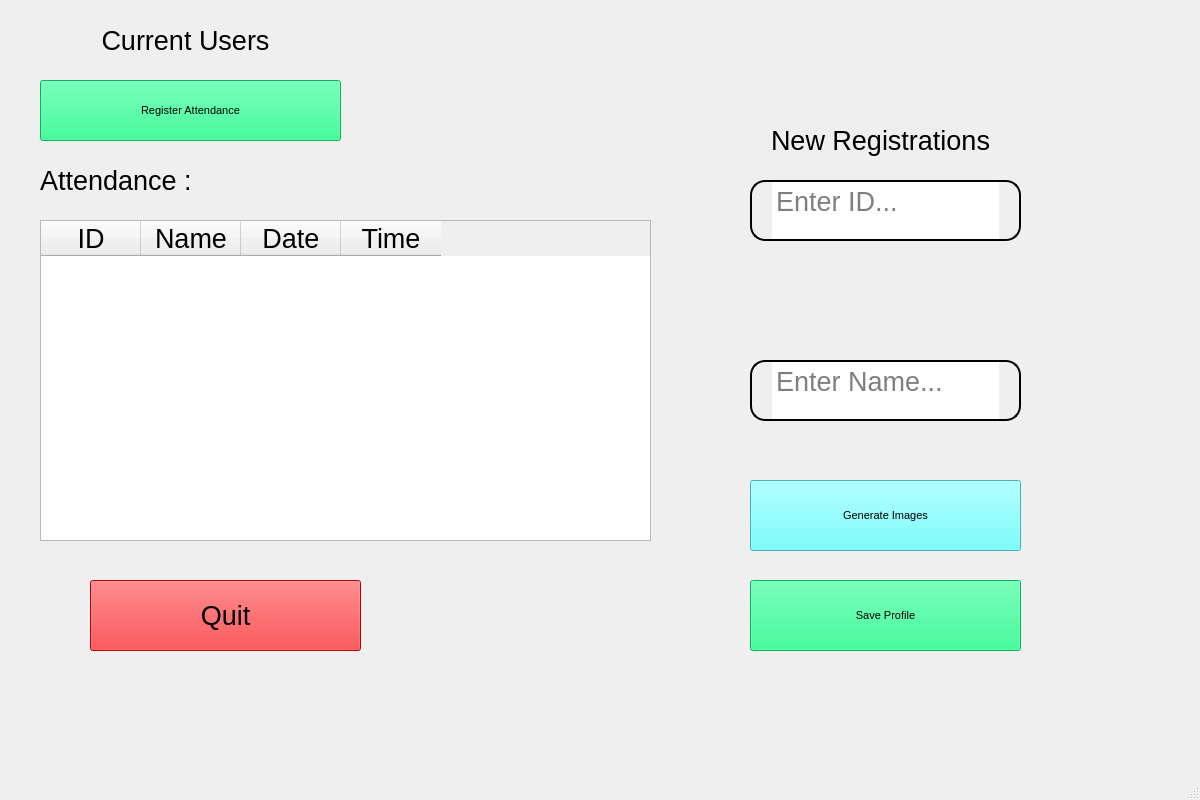
<?xml version="1.0" encoding="UTF-8"?>
<ui version="4.0">
 <class>bgWidget</class>
 <widget class="QMainWindow" name="bgWidget">
  <property name="geometry">
   <rect>
    <x>0</x>
    <y>0</y>
    <width>1200</width>
    <height>800</height>
   </rect>
  </property>
  <property name="font">
   <font>
    <pointsize>20</pointsize>
   </font>
  </property>
  <property name="windowTitle">
   <string>MainWindow</string>
  </property>
  <widget class="QWidget" name="centralwidget">
   <widget class="QTextEdit" name="Enter_ID">
    <property name="geometry">
     <rect>
      <x>750</x>
      <y>180</y>
      <width>271</width>
      <height>61</height>
     </rect>
    </property>
    <property name="styleSheet">
     <string notr="true">border: 12px  solid rgb(0, 0, 0);
border-width: 2px;
font: 12pt &quot;MS Shell Dlg 2&quot;;
border-radius: 15px;
padding-left:20px;
padding-right:20px;</string>
    </property>
    <property name="placeholderText">
     <string>Enter ID...</string>
    </property>
   </widget>
   <widget class="QLabel" name="New_Registrations">
    <property name="geometry">
     <rect>
      <x>750</x>
      <y>110</y>
      <width>261</width>
      <height>61</height>
     </rect>
    </property>
    <property name="font">
     <font>
      <pointsize>20</pointsize>
     </font>
    </property>
    <property name="text">
     <string>New Registrations</string>
    </property>
    <property name="alignment">
     <set>Qt::AlignCenter</set>
    </property>
   </widget>
   <widget class="QTextEdit" name="Enter_Name">
    <property name="geometry">
     <rect>
      <x>750</x>
      <y>360</y>
      <width>271</width>
      <height>61</height>
     </rect>
    </property>
    <property name="styleSheet">
     <string notr="true">border: 12px  solid rgb(0, 0, 0);
border-width: 2px;
font: 12pt &quot;MS Shell Dlg 2&quot;;
border-radius: 15px;
padding-left:20px;
padding-right:20px;</string>
    </property>
    <property name="placeholderText">
     <string>Enter Name...</string>
    </property>
   </widget>
   <widget class="QPushButton" name="Generate_Images">
    <property name="geometry">
     <rect>
      <x>750</x>
      <y>480</y>
      <width>271</width>
      <height>71</height>
     </rect>
    </property>
    <property name="font">
     <font>
      <pointsize>8</pointsize>
     </font>
    </property>
    <property name="styleSheet">
     <string notr="true">background-color: rgb(85, 255, 255);</string>
    </property>
    <property name="text">
     <string>Generate Images</string>
    </property>
   </widget>
   <widget class="QPushButton" name="Save_Profile">
    <property name="geometry">
     <rect>
      <x>750</x>
      <y>580</y>
      <width>271</width>
      <height>71</height>
     </rect>
    </property>
    <property name="font">
     <font>
      <pointsize>8</pointsize>
     </font>
    </property>
    <property name="styleSheet">
     <string notr="true">background-color: rgb(0, 255, 127);</string>
    </property>
    <property name="text">
     <string>Save Profile</string>
    </property>
   </widget>
   <widget class="QLabel" name="Current_Users">
    <property name="geometry">
     <rect>
      <x>80</x>
      <y>10</y>
      <width>211</width>
      <height>61</height>
     </rect>
    </property>
    <property name="font">
     <font>
      <pointsize>20</pointsize>
     </font>
    </property>
    <property name="text">
     <string>Current Users</string>
    </property>
    <property name="alignment">
     <set>Qt::AlignCenter</set>
    </property>
   </widget>
   <widget class="QLabel" name="Attendance">
    <property name="geometry">
     <rect>
      <x>40</x>
      <y>160</y>
      <width>191</width>
      <height>41</height>
     </rect>
    </property>
    <property name="text">
     <string>Attendance :</string>
    </property>
   </widget>
   <widget class="QPushButton" name="Quit_Button">
    <property name="geometry">
     <rect>
      <x>90</x>
      <y>580</y>
      <width>271</width>
      <height>71</height>
     </rect>
    </property>
    <property name="styleSheet">
     <string notr="true">background-color: rgb(255, 0, 4);
font: 16pt &quot;MS Shell Dlg 2&quot;;</string>
    </property>
    <property name="text">
     <string>Quit</string>
    </property>
   </widget>
   <widget class="QPushButton" name="Register_Attendance">
    <property name="geometry">
     <rect>
      <x>40</x>
      <y>80</y>
      <width>301</width>
      <height>61</height>
     </rect>
    </property>
    <property name="font">
     <font>
      <pointsize>8</pointsize>
     </font>
    </property>
    <property name="styleSheet">
     <string notr="true">background-color: rgb(0, 255, 127);</string>
    </property>
    <property name="text">
     <string>Register Attendance</string>
    </property>
   </widget>
   <widget class="QLabel" name="Error_Message">
    <property name="geometry">
     <rect>
      <x>390</x>
      <y>690</y>
      <width>471</width>
      <height>41</height>
     </rect>
    </property>
    <property name="styleSheet">
     <string notr="true">color: rgb(255, 0, 0);</string>
    </property>
    <property name="text">
     <string/>
    </property>
    <property name="alignment">
     <set>Qt::AlignCenter</set>
    </property>
   </widget>
   <widget class="QTableWidget" name="Attendance_Log">
    <property name="geometry">
     <rect>
      <x>40</x>
      <y>220</y>
      <width>611</width>
      <height>321</height>
     </rect>
    </property>
    <column>
     <property name="text">
      <string>ID</string>
     </property>
    </column>
    <column>
     <property name="text">
      <string>Name</string>
     </property>
    </column>
    <column>
     <property name="text">
      <string>Date</string>
     </property>
    </column>
    <column>
     <property name="text">
      <string>Time</string>
     </property>
    </column>
   </widget>
  </widget>
  <widget class="QMenuBar" name="menubar">
   <property name="geometry">
    <rect>
     <x>0</x>
     <y>0</y>
     <width>1200</width>
     <height>51</height>
    </rect>
   </property>
  </widget>
  <widget class="QStatusBar" name="statusbar"/>
 </widget>
 <resources/>
 <connections/>
</ui>
